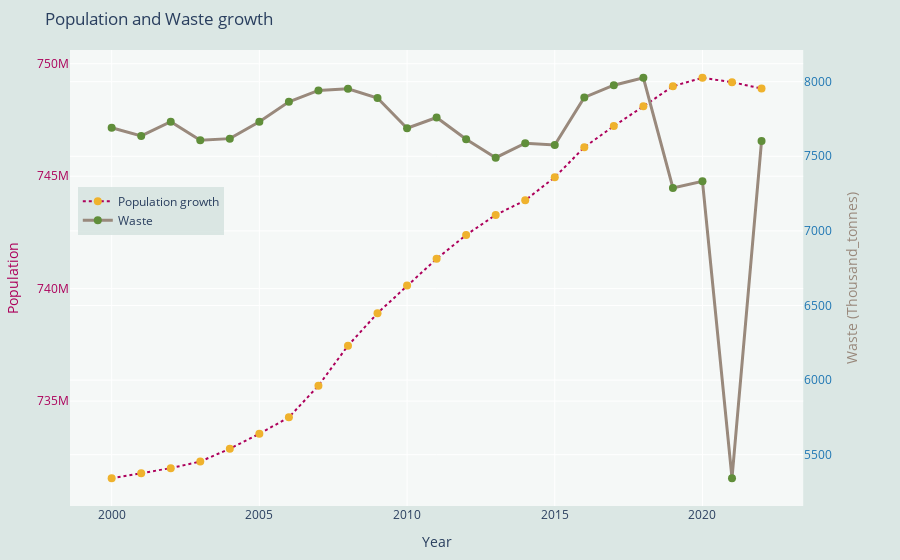

Source (notebook cell):
### Code cell
# Crear subplots con 2 ejes y misma escala en el eje x
fig = make_subplots(specs=[[{"secondary_y": True}]])
 
# Agregar trazos para población
fig.add_trace(go.Scatter(
    x=growht_population['Year'],
    y=growht_population['Population'],
    mode='lines+markers',
    line=dict(color='#ad005b', width=2, dash='dot'),
    marker=dict(color='#efb22d', size=8),
    name='Population growth',
), secondary_y=False)

# Agregar trazos para PIB
fig.add_trace(go.Scatter(
    x=growht_waste['Year'], y=growht_waste['Thousand_tonnes'],
    name='Waste',
    mode='lines+markers',
    line=dict(color='#99897c', width=3, dash='solid'),
    marker=dict(color='#608e3a', size=8)),
    secondary_y=True)


# Configurar el fondo
fig.update_layout(
    paper_bgcolor='rgba(215,229,226,0.9)',  # color del fondo
    plot_bgcolor='rgba(255,255,255,0.7)',   # color de la gráfica
)

# Personalizar el layout
fig.update_layout(title='Population and Waste growth',
                  xaxis_title='Year',
                  yaxis_title='Population',
                  yaxis2_title='Waste growht',
                  yaxis=dict(title='Population', titlefont=dict(color='#ad005b'), tickfont=dict(color='#ad005b')),
                  yaxis2=dict(title='Waste (Thousand_tonnes)', titlefont=dict(color='#99897c'), tickfont=dict(color='#1f77b4')),
                  legend=dict(yanchor="top", y=0.7, xanchor="left", x=0.01),
                  margin=dict(l=50, r=50, t=50, b=50))

# Mostrar la figura
fig.show()

### Figure 1 — Plotly figure (JSON) as saved in the notebook; plotly's stock layout.template omitted (floating-point values rounded to 4 significant figures)
{"data": [{"line": {"color": "#ad005b", "dash": "dot", "width": 2}, "marker": {"color": "#efb22d", "size": 8}, "mode": "lines+markers", "name": "Population growth", "type": "scatter", "x": [2000, 2001, 2002, 2003, 2004, 2005, 2006, 2007, 2008, 2009, 2010, 2011, 2012, 2013, 2014, 2015, 2016, 2017, 2018, 2019, 2020, 2021, 2022], "xaxis": "x", "y": [731570664, 731785413, 732018520, 732310982, 732882265, 733547837, 734276165, 735686579, 737465217, 738909944, 740141264, 741328701, 742386992, 743279572, 743926169, 744955686, 746287105, 747231880, 748106447, 749002591, 749376163, 749182056, 748899859], "yaxis": "y"}, {"line": {"color": "#99897c", "dash": "solid", "width": 3}, "marker": {"color": "#608e3a", "size": 8}, "mode": "lines+markers", "name": "Waste", "type": "scatter", "x": [2000, 2001, 2002, 2003, 2004, 2005, 2006, 2007, 2008, 2009, 2010, 2011, 2012, 2013, 2014, 2015, 2016, 2017, 2018, 2019, 2020, 2021, 2022], "xaxis": "x", "y": [7691.0, 7636.0, 7731.0, 7608.0, 7618.0, 7732.0, 7865.0, 7942.0, 7952.0, 7890.0, 7688.0, 7760.0, 7614.0, 7491.0, 7588.0, 7576.0, 7895.0, 7976.0, 8026.0, 7288.0, 7332.0, 5342.0, 7602.0], "yaxis": "y2"}], "layout": {"legend": {"x": 0.01, "xanchor": "left", "y": 0.7, "yanchor": "top"}, "margin": {"b": 50, "l": 50, "r": 50, "t": 50}, "paper_bgcolor": "rgba(215,229,226,0.9)", "plot_bgcolor": "rgba(255,255,255,0.7)", "title": {"text": "Population and Waste growth"}, "xaxis": {"anchor": "y", "domain": [0, 0.94], "title": {"text": "Year"}}, "yaxis": {"anchor": "x", "domain": [0, 1], "tickfont": {"color": "#ad005b"}, "title": {"font": {"color": "#ad005b"}, "text": "Population"}}, "yaxis2": {"anchor": "x", "overlaying": "y", "side": "right", "tickfont": {"color": "#1f77b4"}, "title": {"font": {"color": "#99897c"}, "text": "Waste (Thousand_tonnes)"}}}}
